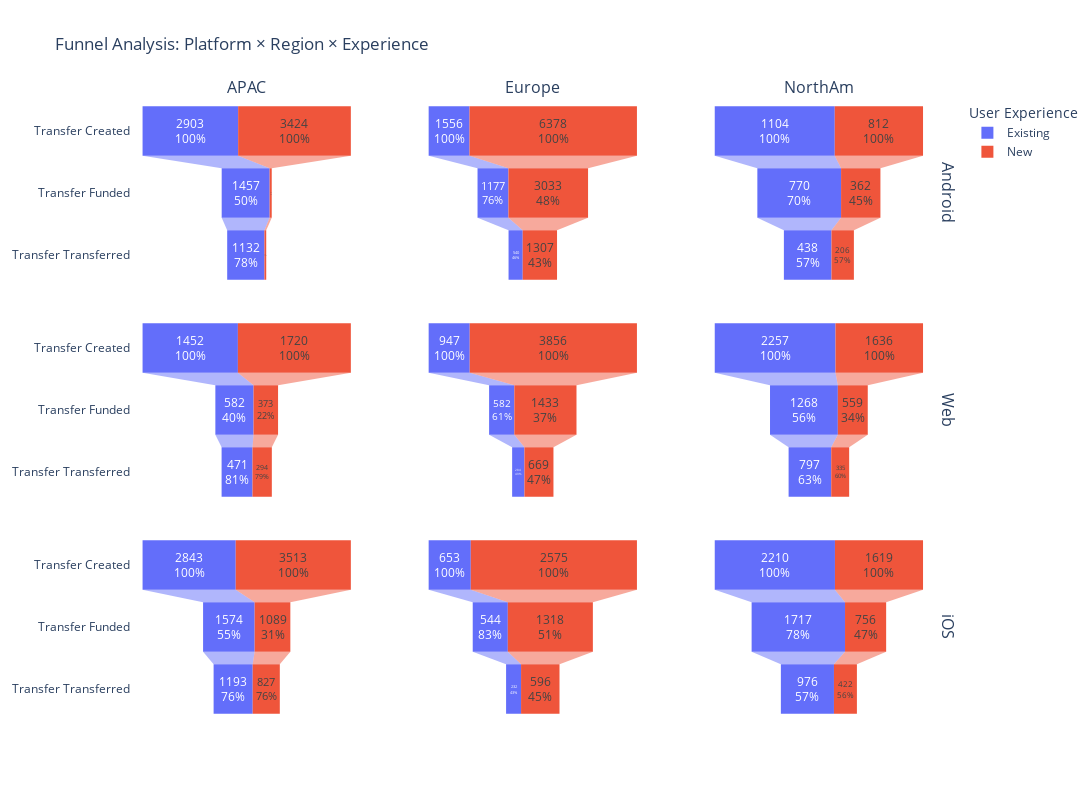

Notebook code for this chart:
### Markdown cell above
### 4.4 Detailed Funnel: Platform × Region × Experience

Having examined funnel performance separately by region and by user experience, we drill down further to analyse platform × region × experience combinations.

This level of segmentation helps uncover highly specific friction patterns that may not be visible at broader levels of aggregation.

By isolating intersections such as Android users in APAC or new users on iOS in Europe, we can identify whether particular platform–market–experience combinations are driving disproportionate drop-off and contributing to overall funnel inefficiencies.

### Code cell
# Execute SQL query
df = db.execute_sql_file("../sql/funnel_by_all.sql")

# Get the list of default colors
default_colors = plotly.colors.qualitative.Plotly
unique_experiences = sorted(df["EXPERIENCE"].unique())
color_map = {
    exp: default_colors[i % len(default_colors)]
    for i, exp in enumerate(unique_experiences)
}

platforms = sorted(df["PLATFORM"].unique())
regions = sorted(df["REGION"].unique())

fig = make_subplots(
    rows=len(platforms),
    cols=len(regions),
    row_titles=list(platforms),
    column_titles=list(regions),
    shared_yaxes=True,
    vertical_spacing=0.05,
)

for r, platform in enumerate(platforms, start=1):
    for c, region in enumerate(regions, start=1):
        cell_df = df[(df["PLATFORM"] == platform) & (df["REGION"] == region)]

        for experience in sorted(cell_df["EXPERIENCE"].unique()):
            exp_data = cell_df[cell_df["EXPERIENCE"] == experience]

            fig.add_trace(
                go.Funnel(
                    name=experience,
                    y=exp_data["EVENT_NAME"],
                    x=exp_data["USER_COUNT"],
                    textinfo="value+percent previous",
                    textposition="inside",
                    marker={"color": color_map[experience]},
                    showlegend=(r == 1 and c == 1),
                ),
                row=r,
                col=c,
            )

fig.update_layout(
    title_text="Funnel Analysis: Platform × Region × Experience",
    width=1400,
    height=800,
    template="plotly_white",
    funnelmode="stack",
    legend_title_text="User Experience",
)

fig.show()

### Figure 1 — Plotly figure (JSON) as saved in the notebook; plotly's stock layout.template omitted (floating-point values rounded to 4 significant figures)
{"data": [{"marker": {"color": "#636EFA"}, "name": "Existing", "showlegend": true, "textinfo": "value+percent previous", "textposition": "inside", "type": "funnel", "x": [2903, 1457, 1132], "xaxis": "x", "y": ["Transfer Created", "Transfer Funded", "Transfer Transferred"], "yaxis": "y"}, {"marker": {"color": "#EF553B"}, "name": "New", "showlegend": true, "textinfo": "value+percent previous", "textposition": "inside", "type": "funnel", "x": [3424, 63, 54], "xaxis": "x", "y": ["Transfer Created", "Transfer Funded", "Transfer Transferred"], "yaxis": "y"}, {"marker": {"color": "#636EFA"}, "name": "Existing", "showlegend": false, "textinfo": "value+percent previous", "textposition": "inside", "type": "funnel", "x": [1556, 1177, 540], "xaxis": "x2", "y": ["Transfer Created", "Transfer Funded", "Transfer Transferred"], "yaxis": "y2"}, {"marker": {"color": "#EF553B"}, "name": "New", "showlegend": false, "textinfo": "value+percent previous", "textposition": "inside", "type": "funnel", "x": [6378, 3033, 1307], "xaxis": "x2", "y": ["Transfer Created", "Transfer Funded", "Transfer Transferred"], "yaxis": "y2"}, {"marker": {"color": "#636EFA"}, "name": "Existing", "showlegend": false, "textinfo": "value+percent previous", "textposition": "inside", "type": "funnel", "x": [1104, 770, 438], "xaxis": "x3", "y": ["Transfer Created", "Transfer Funded", "Transfer Transferred"], "yaxis": "y3"}, {"marker": {"color": "#EF553B"}, "name": "New", "showlegend": false, "textinfo": "value+percent previous", "textposition": "inside", "type": "funnel", "x": [812, 362, 206], "xaxis": "x3", "y": ["Transfer Created", "Transfer Funded", "Transfer Transferred"], "yaxis": "y3"}, {"marker": {"color": "#636EFA"}, "name": "Existing", "showlegend": false, "textinfo": "value+percent previous", "textposition": "inside", "type": "funnel", "x": [1452, 582, 471], "xaxis": "x4", "y": ["Transfer Created", "Transfer Funded", "Transfer Transferred"], "yaxis": "y4"}, {"marker": {"color": "#EF553B"}, "name": "New", "showlegend": false, "textinfo": "value+percent previous", "textposition": "inside", "type": "funnel", "x": [1720, 373, 294], "xaxis": "x4", "y": ["Transfer Created", "Transfer Funded", "Transfer Transferred"], "yaxis": "y4"}, {"marker": {"color": "#636EFA"}, "name": "Existing", "showlegend": false, "textinfo": "value+percent previous", "textposition": "inside", "type": "funnel", "x": [947, 582, 284], "xaxis": "x5", "y": ["Transfer Created", "Transfer Funded", "Transfer Transferred"], "yaxis": "y5"}, {"marker": {"color": "#EF553B"}, "name": "New", "showlegend": false, "textinfo": "value+percent previous", "textposition": "inside", "type": "funnel", "x": [3856, 1433, 669], "xaxis": "x5", "y": ["Transfer Created", "Transfer Funded", "Transfer Transferred"], "yaxis": "y5"}, {"marker": {"color": "#636EFA"}, "name": "Existing", "showlegend": false, "textinfo": "value+percent previous", "textposition": "inside", "type": "funnel", "x": [2257, 1268, 797], "xaxis": "x6", "y": ["Transfer Created", "Transfer Funded", "Transfer Transferred"], "yaxis": "y6"}, {"marker": {"color": "#EF553B"}, "name": "New", "showlegend": false, "textinfo": "value+percent previous", "textposition": "inside", "type": "funnel", "x": [1636, 559, 335], "xaxis": "x6", "y": ["Transfer Created", "Transfer Funded", "Transfer Transferred"], "yaxis": "y6"}, {"marker": {"color": "#636EFA"}, "name": "Existing", "showlegend": false, "textinfo": "value+percent previous", "textposition": "inside", "type": "funnel", "x": [2843, 1574, 1193], "xaxis": "x7", "y": ["Transfer Created", "Transfer Funded", "Transfer Transferred"], "yaxis": "y7"}, {"marker": {"color": "#EF553B"}, "name": "New", "showlegend": false, "textinfo": "value+percent previous", "textposition": "inside", "type": "funnel", "x": [3513, 1089, 827], "xaxis": "x7", "y": ["Transfer Created", "Transfer Funded", "Transfer Transferred"], "yaxis": "y7"}, {"marker": {"color": "#636EFA"}, "name": "Existing", "showlegend": false, "textinfo": "value+percent previous", "textposition": "inside", "type": "funnel", "x": [653, 544, 232], "xaxis": "x8", "y": ["Transfer Created", "Transfer Funded", "Transfer Transferred"], "yaxis": "y8"}, {"marker": {"color": "#EF553B"}, "name": "New", "showlegend": false, "textinfo": "value+percent previous", "textposition": "inside", "type": "funnel", "x": [2575, 1318, 596], "xaxis": "x8", "y": ["Transfer Created", "Transfer Funded", "Transfer Transferred"], "yaxis": "y8"}, {"marker": {"color": "#636EFA"}, "name": "Existing", "showlegend": false, "textinfo": "value+percent previous", "textposition": "inside", "type": "funnel", "x": [2210, 1717, 976], "xaxis": "x9", "y": ["Transfer Created", "Transfer Funded", "Transfer Transferred"], "yaxis": "y9"}, {"marker": {"color": "#EF553B"}, "name": "New", "showlegend": false, "textinfo": "value+percent previous", "textposition": "inside", "type": "funnel", "x": [1619, 756, 422], "xaxis": "x9", "y": ["Transfer Created", "Transfer Funded", "Transfer Transferred"], "yaxis": "y9"}], "layout": {"annotations": [{"font": {"size": 16}, "showarrow": false, "text": "APAC", "x": 0.1411, "xanchor": "center", "xref": "paper", "y": 1, "yanchor": "bottom", "yref": "paper"}, {"font": {"size": 16}, "showarrow": false, "text": "Europe", "x": 0.49, "xanchor": "center", "xref": "paper", "y": 1, "yanchor": "bottom", "yref": "paper"}, {"font": {"size": 16}, "showarrow": false, "text": "NorthAm", "x": 0.8389, "xanchor": "center", "xref": "paper", "y": 1, "yanchor": "bottom", "yref": "paper"}, {"font": {"size": 16}, "showarrow": false, "text": "Android", "textangle": 90, "x": 0.98, "xanchor": "left", "xref": "paper", "y": 0.85, "yanchor": "middle", "yref": "paper"}, {"font": {"size": 16}, "showarrow": false, "text": "Web", "textangle": 90, "x": 0.98, "xanchor": "left", "xref": "paper", "y": 0.5, "yanchor": "middle", "yref": "paper"}, {"font": {"size": 16}, "showarrow": false, "text": "iOS", "textangle": 90, "x": 0.98, "xanchor": "left", "xref": "paper", "y": 0.15, "yanchor": "middle", "yref": "paper"}], "funnelmode": "stack", "height": 800, "legend": {"title": {"text": "User Experience"}}, "title": {"text": "Funnel Analysis: Platform × Region × Experience"}, "width": 1400, "xaxis": {"anchor": "y", "domain": [0, 0.2822]}, "xaxis2": {"anchor": "y2", "domain": [0.3489, 0.6311]}, "xaxis3": {"anchor": "y3", "domain": [0.6978, 0.98]}, "xaxis4": {"anchor": "y4", "domain": [0, 0.2822]}, "xaxis5": {"anchor": "y5", "domain": [0.3489, 0.6311]}, "xaxis6": {"anchor": "y6", "domain": [0.6978, 0.98]}, "xaxis7": {"anchor": "y7", "domain": [0, 0.2822]}, "xaxis8": {"anchor": "y8", "domain": [0.3489, 0.6311]}, "xaxis9": {"anchor": "y9", "domain": [0.6978, 0.98]}, "yaxis": {"anchor": "x", "domain": [0.7, 1]}, "yaxis2": {"anchor": "x2", "domain": [0.7, 1], "matches": "y", "showticklabels": false}, "yaxis3": {"anchor": "x3", "domain": [0.7, 1], "matches": "y", "showticklabels": false}, "yaxis4": {"anchor": "x4", "domain": [0.35, 0.65]}, "yaxis5": {"anchor": "x5", "domain": [0.35, 0.65], "matches": "y4", "showticklabels": false}, "yaxis6": {"anchor": "x6", "domain": [0.35, 0.65], "matches": "y4", "showticklabels": false}, "yaxis7": {"anchor": "x7", "domain": [0, 0.3]}, "yaxis8": {"anchor": "x8", "domain": [0, 0.3], "matches": "y7", "showticklabels": false}, "yaxis9": {"anchor": "x9", "domain": [0, 0.3], "matches": "y7", "showticklabels": false}}}
